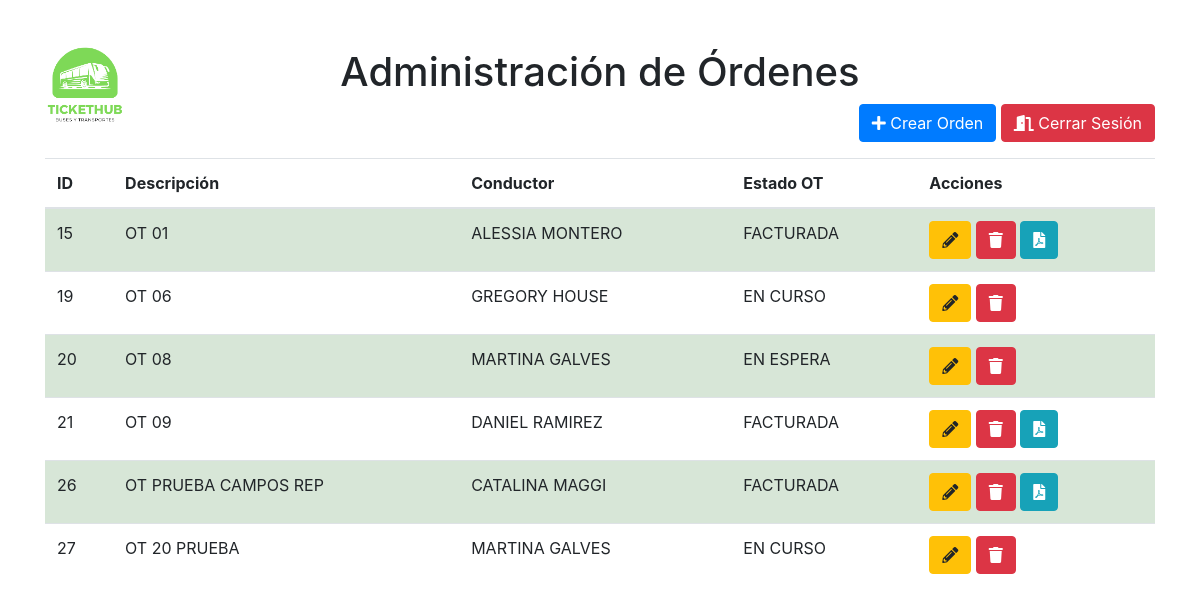
Before: / with the older database file.
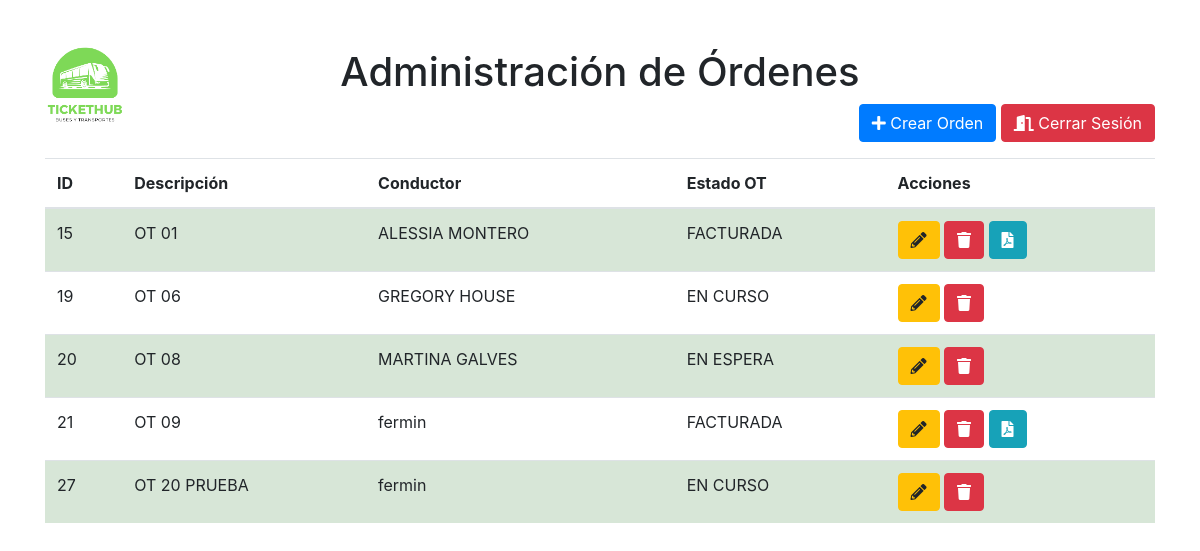
After: the same page with the newer database file.
### tables this page shows
CREATE TABLE orders (
                id INTEGER PRIMARY KEY AUTOINCREMENT,
                descripcion TEXT NOT NULL,
                conductor TEXT NOT NULL,
                numero_maquina TEXT NOT NULL,
                patente_maquina TEXT NOT NULL,
                falla_reportada TEXT NOT NULL,
                fecha_entrega_programada TEXT NOT NULL,
                necesita_repuestos INTEGER NOT NULL,
                estado_ot TEXT NOT NULL
            , repuestos TEXT);

### app.py (the view)
@app.route('/')
def index():
    try:
        with sqlite3.connect("database.db") as conn:
            cursor = conn.cursor()
            cursor.execute('SELECT * FROM orders')
            orders = cursor.fetchall()
    except sqlite3.Error as e:
        print(e)
        orders = []
    return render_template('index.html', ordenes=orders)

### templates/index.html
{% extends "base.html" %}
{% block content %}
    <div class="text-right">
        <a href="{{ url_for('crear_orden') }}" class="btn btn-primary mb-3">
            <i class="fas fa-plus"></i> Crear Orden</a>
            <a href="{{ url_for('logout') }}" class="btn btn-danger mb-3">
            <i class="fas fa-door-open"></i> Cerrar Sesión</a>
    </div>
    <table class="table table-striped">
        <thead>
            <tr>
                <th>ID</th>
                <th>Descripción</th>
                <th>Conductor</th>
                <th>Estado OT</th>
                <th>Acciones</th>
            </tr>
        </thead>
        <tbody>
            {% for orden in ordenes %}
            <tr>
                <td>{{ orden[0] }}</td>
                <td>{{ orden[1] }}</td>
                <td>{{ orden[2] }}</td>
                <td>{{ orden[8] }}</td>
                <td>
                    <a href="{{ url_for('editar_orden', id=orden[0]) }}" class="btn btn-warning">
                        <i class="fas fa-pencil-alt"></i> </a>
                    <a href="{{ url_for('eliminar_orden', id=orden[0]) }}" class="btn btn-danger">
                        <i class="fas fa-trash"></i></a>
                        {% if orden[8] == "FACTURADA" %}
                        <a href="{{ url_for('generate_pdf', id=orden[0]) }}" class="btn btn-info">
                            <i class="fas fa-file-pdf"></i>
                        </a>
                    {% endif %}
                </td>
            </tr>
            {% endfor %}
        </tbody>
    </table>
{% endblock %}

### templates/base.html (shortened to what this page needs)
<!DOCTYPE html>
<html lang="en">
<head>
    <link href="https://maxcdn.bootstrapcdn.com/bootstrap/4.5.2/css/bootstrap.min.css" rel="stylesheet">
    <link rel="stylesheet" href="https://cdnjs.cloudflare.com/ajax/libs/font-awesome/5.15.3/css/all.min.css">
</head>
<body>
    <img src="{{ url_for('static', filename='logo.png') }}" alt="Logo" style="position: absolute; top: 10px; left: 10px; width: 150px;">
    <div class="container mt-5">
        <h1 class="text-center">Administración de Órdenes</h1>
        {% block content %}
        {% endblock %}
    </div>
</body>
</html>

### templates/base.html (style rules this page uses)
.table-striped tbody tr:nth-of-type(odd) { background-color: #98bf9862; }

Changed rows visible on the page:
removed orders: id "26", descripcion "OT PRUEBA CAMPOS REP", conductor "CATALINA MAGGI", estado_ot "FACTURADA"
changed orders "OT 09": conductor "DANIEL RAMIREZ" → "fermin"
changed orders "OT 20 PRUEBA": conductor "MARTINA GALVES" → "fermin"
